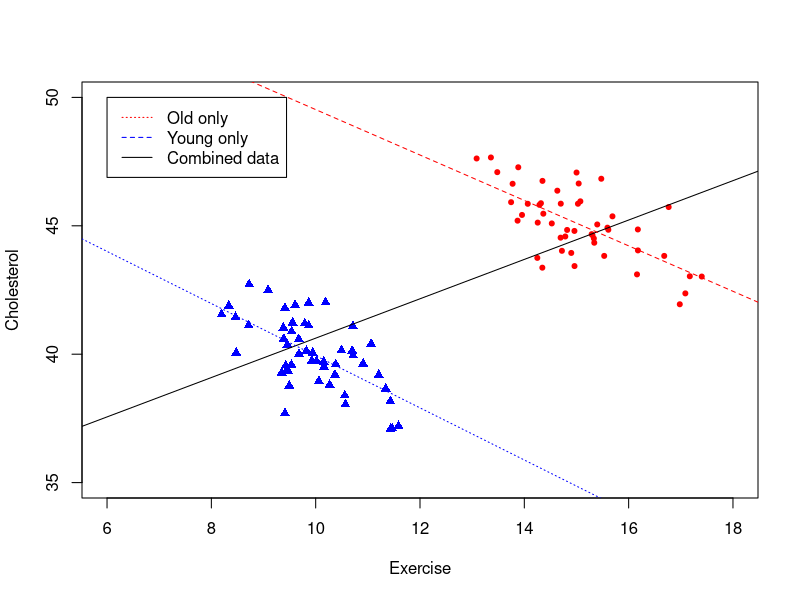
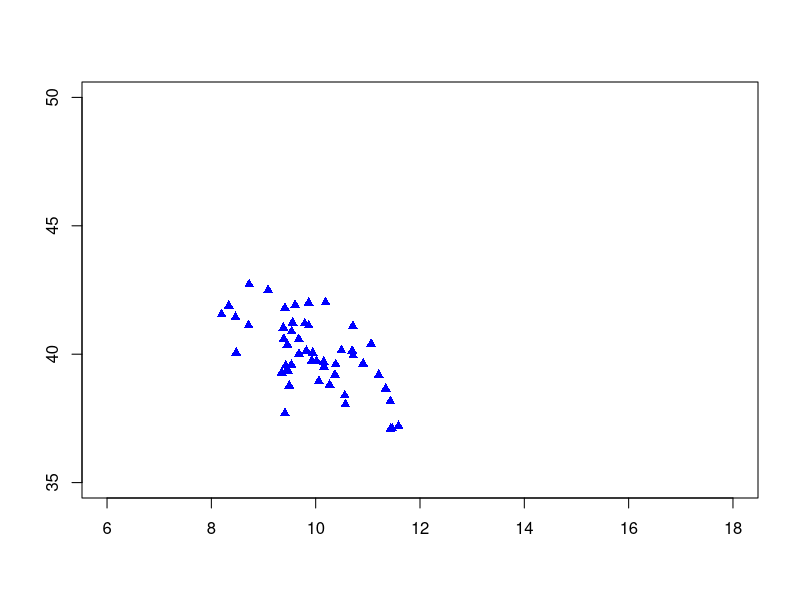

The R source for these figures, in order: (Note: this script raises an error after producing the figures.)
## ---- chunk 1
knitr::opts_chunk$set(echo = TRUE)
## ---- chunk 2
library(Matrix)
library(MASS) # For Moore-Penrose pseudo-inverse ginv()
rankMatrix(matrix(c(1,1,2,2),nrow=2))
rankMatrix(matrix(c(1,1,2,2,1,2),nrow=3))
rankMatrix(matrix(c(1,1,2,0),nrow=2))
rankMatrix(matrix(c(1,2,3,2,0,2),nrow=3))
## ---- chunk 3
df = read.csv("exercise_and_cholesterol.csv")
old_df = df[df$Age=="Old",]
young_df = df[df$Age=="Young",]

attach(df)
plot(Cholesterol ~ Exercise,col=ifelse(Age=="Old","red","blue"),pch=ifelse(Age=="Old",20,17),ylim=c(35,50),xlim=c(6,18))

all_model = lm(Cholesterol ~ Exercise, data=df)
young_model = lm(Cholesterol ~ Exercise, data=young_df)
old_model = lm(Cholesterol ~ Exercise, data=old_df)
abline(all_model$coefficients[1],all_model$coefficients[2], lty="solid")
abline(young_model$coefficients[1],young_model$coefficients[2], lty="dotted",col="blue")
abline(old_model$coefficients[1],old_model$coefficients[2], lty="dashed",col="red")
legend(6, 50, legend=c("Old only", "Young only","Combined data"),
       col=c("red", "blue","black"), lty=c("dotted","dashed","solid"), cex=1)
## ---- chunk 4
plot(young_df$Cholesterol ~ young_df$Exercise,col="blue",pch=17,ylim=c(35,50),xlim=c(6,18),xlab="",ylab="")
par(new=TRUE)
plot(old_df_alter$Cholesterol ~ old_df$Exercise,col="red",pch=20,ylim=c(35,50),xlim=c(6,18),xlab="Exercise",ylab="Cholesterol")

all_model = lm(Cholesterol ~ Exercise + Age, data=df)
young_model = lm(Cholesterol ~ Exercise, data=young_df)
old_model = lm(Cholesterol ~ Exercise, data=old_df)
abline(all_model$coefficients[1],all_model$coefficients[2], lty="solid")
abline(young_model$coefficients[1],young_model$coefficients[2], lty="dotted",col="blue")
abline(old_model$coefficients[1],old_model$coefficients[2], lty="dashed",col="red")
legend(6, 50, legend=c("Old only", "Young only","Combined data"),
       col=c("red", "blue","black"), lty=c("dotted","dashed","solid"), cex=1)

## ---- chunk 5
set.seed(37)
# Data generation
x = rnorm(1000) # Sample 1000 points from N(0, 1)
e = rnorm(1000)
y = 0.7 + 2*x + e
plot(y ~ x)
## ---- chunk 6
# Use lm()
model = lm(y ~ x)
summary(model)
# y = 0.734 + 1.954 * x
## ---- chunk 7
# Use matrix algebra
X = cbind(rep(1,1000),x) # Add bias(constant for intercept) to data matrix
Y = y
beta_h = ginv(t(X)%*%X)%*%t(X)%*%Y
beta_h # \beta0 = 0.734, \beta1 = 1.954

plot(y ~ x)
abline(model$coefficients[1],model$coefficients[2],col="green")
abline(beta_h[1],beta_h[2],col="red",lty="dashed")
legend(-3,8,legend=c("lm()", "Matrix algebra"),col=c("green","red"),lty=c("dashed","dashed"))
## ---- chunk 8
X = cbind(rep(1,1000), x)
Y = y
# Objective function
fun = function(beta) {
  sum((Y - X%*%beta)^2)
}
# Start optimization with random initialization
optim(runif(2),fun) # \beta0 = 0.734, \beta1 = 1.954
## ---- chunk 9
beta1 = cov(x,y)/var(x)
beta0 = mean(y) - beta1*mean(x)
beta0 # 0.734
beta1 # 1.954
## ---- chunk 10
set.seed(37)
S = 10000
single_loop = function(N) {
  x = rnorm(N)
  e = rnorm(N)
  Y = 0.7 + 2*x + e
  X = cbind(rep(1,N),x)
  beta_h = ginv(t(X)%*%X)%*%t(X)%*%Y
  beta1 = beta_h[2]
}
vec_loop = Vectorize(single_loop)


res1 = vec_loop(rep(25,S))
hist(res1)
res2 = vec_loop(rep(100,S))
hist(res2)
mean(res1) # 2.002271
mean(res2) # 1.998513
var(res1) # 0.04465469
var(res2) # 0.01046778
t.test(res1, res2, alternative = "two.sided", var.equal = FALSE) # p-value = 0.1095

# Test normality
library(nortest)
#Anderson-Darling normality test
ad.test(res1) # p-value = 2.064e-08
qqnorm(res1)
qqline(res1)

ad.test(res1) # p-value = 2.064e-08
qqnorm(res2)
qqline(res2)
## ---- chunk 11
set.seed(37)
S = 10000
single_loop = function(N) {
  x = rnorm(N)
  e = runif(N)
  Y = 0.7 + 2*x + e
  X = cbind(rep(1,N),x)
  beta_h = ginv(t(X)%*%X)%*%t(X)%*%Y
  beta1 = beta_h[2]
}
vec_loop = Vectorize(single_loop)

res1 = vec_loop(rep(25,S))
hist(res1)
res2 = vec_loop(rep(100,S))
hist(res2)
mean(res1) # 1.999372
mean(res2) # 2.000016
var(res1) # 0.003772373
var(res2) # 0.0008630136
t.test(res1, res2, alternative = "two.sided", var.equal = TRUE) # p-value = 0.3446

#Anderson-Darling normality test
ad.test(res1) # p-value = 0.4207
qqnorm(res1)
qqline(res1)

ad.test(res1) # p-value = 0.4207
qqnorm(res2)
qqline(res2)
## ---- chunk 12
set.seed(37)
S = 10000
single_loop = function(N) {
  x = rnorm(N)
  e = rcauchy(N)
  Y = 0.7 + 2*x + e
  X = cbind(rep(1,N),x)
  beta_h = ginv(t(X)%*%X)%*%t(X)%*%Y
  beta1 = beta_h[2]
}
vec_loop = Vectorize(single_loop)

res1 = vec_loop(rep(25,S))
hist(res1)
res2 = vec_loop(rep(100,S))
hist(res2)
mean(res1) # 1.907382
mean(res2) # -1.599096
var(res1) # 3427.213
var(res2) # 29851.75
t.test(res1, res2, alternative = "two.sided", var.equal = FALSE) # p-value = 0.05461

#Anderson-Darling normality test
ad.test(res1) # p-value = 2.2e-16
qqnorm(res1)
qqline(res1)

ad.test(res1) # p-value = 2.2e-16
qqnorm(res2)
qqline(res2)
